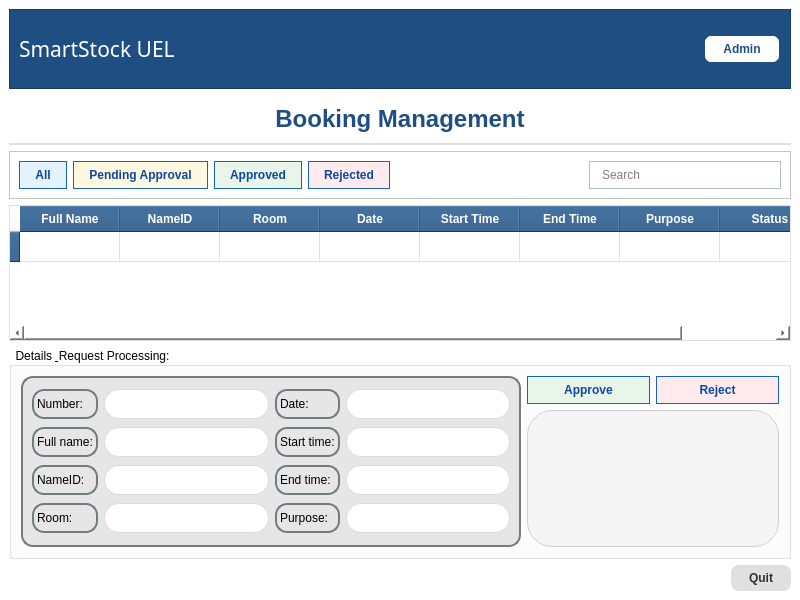
<?xml version="1.0" encoding="UTF-8"?>
<ui version="4.0">
 <class>MainWindow</class>
 <widget class="QMainWindow" name="MainWindow">
  <property name="geometry">
   <rect>
    <x>0</x>
    <y>0</y>
    <width>800</width>
    <height>600</height>
   </rect>
  </property>
  <property name="minimumSize">
   <size>
    <width>100</width>
    <height>120</height>
   </size>
  </property>
  <property name="windowTitle">
   <string>MainWindow</string>
  </property>
  <widget class="QWidget" name="centralwidget">
   <property name="styleSheet">
    <string notr="true">background-color: rgb(255, 255, 255);</string>
   </property>
   <layout class="QVBoxLayout" name="verticalLayout_2">
    <item>
     <widget class="QFrame" name="frame">
      <property name="minimumSize">
       <size>
        <width>0</width>
        <height>80</height>
       </size>
      </property>
      <property name="maximumSize">
       <size>
        <width>16777215</width>
        <height>80</height>
       </size>
      </property>
      <property name="styleSheet">
       <string notr="true">background-color: #1f4f82;</string>
      </property>
      <property name="frameShape">
       <enum>QFrame::StyledPanel</enum>
      </property>
      <property name="frameShadow">
       <enum>QFrame::Raised</enum>
      </property>
      <layout class="QHBoxLayout" name="horizontalLayout_2">
       <item>
        <layout class="QHBoxLayout" name="horizontalLayout">
         <item>
          <widget class="QLabel" name="label_3">
           <property name="font">
            <font>
             <family>Baskerville Old Face</family>
             <pointsize>16</pointsize>
            </font>
           </property>
           <property name="styleSheet">
            <string notr="true">color: rgb(255, 255, 255);</string>
           </property>
           <property name="text">
            <string>SmartStock UEL</string>
           </property>
           <property name="alignment">
            <set>Qt::AlignLeading|Qt::AlignLeft|Qt::AlignVCenter</set>
           </property>
          </widget>
         </item>
        </layout>
       </item>
       <item>
        <spacer name="horizontalSpacer">
         <property name="orientation">
          <enum>Qt::Horizontal</enum>
         </property>
         <property name="sizeHint" stdset="0">
          <size>
           <width>40</width>
           <height>20</height>
          </size>
         </property>
        </spacer>
       </item>
       <item>
        <widget class="QPushButton" name="pushButton">
         <property name="styleSheet">
          <string notr="true">QPushButton {
    background-color: white;
    color: #1F4F82;
    border: 1.5px solid #1F4F82;
    border-radius: 8px;
    padding: 6px 18px;
    font-weight: 600;
}

QPushButton:hover {
    background-color: #1F4F82;
    color: white;
}

QPushButton:pressed {
    background-color: #163B63;
    color: white;
}</string>
         </property>
         <property name="text">
          <string>Admin</string>
         </property>
         <property name="icon">
          <iconset>
           <normaloff>../img/admin.png</normaloff>../img/admin.png</iconset>
         </property>
        </widget>
       </item>
      </layout>
     </widget>
    </item>
    <item>
     <widget class="QLabel" name="label_2">
      <property name="font">
       <font>
        <pointsize>-1</pointsize>
        <weight>75</weight>
        <bold>true</bold>
       </font>
      </property>
      <property name="styleSheet">
       <string notr="true">QLabel {
    font-size: 24px;
    font-weight: bold;
    color: #1F4F82;
    padding: 10px;
    border-bottom: 2px solid #E0E0E0;
}</string>
      </property>
      <property name="text">
       <string>Booking Management</string>
      </property>
      <property name="alignment">
       <set>Qt::AlignCenter</set>
      </property>
     </widget>
    </item>
    <item>
     <widget class="QFrame" name="frame_2">
      <property name="frameShape">
       <enum>QFrame::StyledPanel</enum>
      </property>
      <property name="frameShadow">
       <enum>QFrame::Raised</enum>
      </property>
      <layout class="QHBoxLayout" name="horizontalLayout_3">
       <item>
        <widget class="QPushButton" name="pushButton_4">
         <property name="font">
          <font>
           <weight>62</weight>
           <bold>true</bold>
          </font>
         </property>
         <property name="styleSheet">
          <string notr="true">QPushButton {
    background-color: #E3F2FD;
    border: 1px solid #1565C0;
    border-radius: 15px;
    padding: 6px 15px;
    color: #0D47A1;
    font-weight: 500;
}

QPushButton:checked {
    background-color: #1565C0;
    color: white;
}

QPushButton:hover {
    background-color: #1E88E5;
    color: white;
}</string>
         </property>
         <property name="text">
          <string>All</string>
         </property>
         <property name="icon">
          <iconset>
           <normaloff>../img/all.png</normaloff>../img/all.png</iconset>
         </property>
        </widget>
       </item>
       <item>
        <widget class="QPushButton" name="pushButtonChoDuyet">
         <property name="styleSheet">
          <string notr="true">QPushButton {
    background-color:#FFF8E1;
    border: 1px solid #1565C0;
    border-radius: 15px;
    padding: 6px 15px;
    color: #0D47A1;
    font-weight: 500;
}

QPushButton:checked {
    background-color: #1565C0;
    color: white;
}

QPushButton:hover {
    background-color: #1E88E5;
    color: white;
}</string>
         </property>
         <property name="text">
          <string>Pending Approval</string>
         </property>
         <property name="icon">
          <iconset>
           <normaloff>../img/pending approval.png</normaloff>../img/pending approval.png</iconset>
         </property>
        </widget>
       </item>
       <item>
        <widget class="QPushButton" name="pushButton_3">
         <property name="styleSheet">
          <string notr="true">QPushButton {
    background-color: #E8F5E9;
    border: 1px solid #1565C0;
    border-radius: 15px;
    padding: 6px 15px;
    color: #0D47A1;
    font-weight: 500;
}

QPushButton:checked {
    background-color: #1565C0;
    color: white;
}

QPushButton:hover {
    background-color: #1E88E5;
    color: white;
}</string>
         </property>
         <property name="text">
          <string>Approved</string>
         </property>
         <property name="icon">
          <iconset>
           <normaloff>../img/approval.png</normaloff>../img/approval.png</iconset>
         </property>
        </widget>
       </item>
       <item>
        <widget class="QPushButton" name="pushButton_5">
         <property name="styleSheet">
          <string notr="true">QPushButton {
    background-color: #FFEBEE;
    border: 1px solid #1565C0;
    border-radius: 15px;
    padding: 6px 15px;
    color: #0D47A1;
    font-weight: 500;
}

QPushButton:checked {
    background-color: #1565C0;
    color: white;
}

QPushButton:hover {
    background-color: #1E88E5;
    color: white;
}</string>
         </property>
         <property name="text">
          <string>Rejected</string>
         </property>
         <property name="icon">
          <iconset>
           <normaloff>../img/rejected.png</normaloff>../img/rejected.png</iconset>
         </property>
        </widget>
       </item>
       <item>
        <spacer name="horizontalSpacer_4">
         <property name="orientation">
          <enum>Qt::Horizontal</enum>
         </property>
         <property name="sizeHint" stdset="0">
          <size>
           <width>137</width>
           <height>20</height>
          </size>
         </property>
        </spacer>
       </item>
       <item>
        <widget class="QLineEdit" name="lineEditSearch">
         <property name="styleSheet">
          <string notr="true">QLineEdit {
    background-color: white;
    border: 1px solid #B0BEC5;
    border-radius: 15px;
    padding: 5px 10px;
}</string>
         </property>
         <property name="placeholderText">
          <string>Search</string>
         </property>
        </widget>
       </item>
      </layout>
     </widget>
    </item>
    <item>
     <widget class="QTableWidget" name="tableWidgetMyBookings">
      <property name="styleSheet">
       <string notr="true">QTableWidget {
    border: 1px solid #E0E0E0;
    gridline-color: #E0E0E0;
    font-size: 13px;
}

QHeaderView::section {
    background-color: #1F4F82;
    color: white;
    font-weight: bold;
    padding: 4px;
}</string>
      </property>
      <row>
       <property name="text">
        <string/>
       </property>
      </row>
      <column>
       <property name="text">
        <string>Full Name</string>
       </property>
      </column>
      <column>
       <property name="text">
        <string>NameID</string>
       </property>
      </column>
      <column>
       <property name="text">
        <string>Room</string>
       </property>
      </column>
      <column>
       <property name="text">
        <string>Date</string>
       </property>
      </column>
      <column>
       <property name="text">
        <string>Start Time</string>
       </property>
      </column>
      <column>
       <property name="text">
        <string>End Time</string>
       </property>
      </column>
      <column>
       <property name="text">
        <string>Purpose</string>
       </property>
      </column>
      <column>
       <property name="text">
        <string>Status</string>
       </property>
      </column>
      <item row="0" column="0">
       <property name="text">
        <string/>
       </property>
      </item>
     </widget>
    </item>
    <item>
     <widget class="QGroupBox" name="groupBox">
      <property name="styleSheet">
       <string notr="true">QFrame {
    background-color: #f5f5f5;
    border-radius: 25px;
    border: 1px solid #d0d0d0;
}</string>
      </property>
      <property name="title">
       <string>Details &amp; Request Processing:</string>
      </property>
      <layout class="QHBoxLayout" name="horizontalLayout_5">
       <item>
        <widget class="QFrame" name="frame_3">
         <property name="minimumSize">
          <size>
           <width>500</width>
           <height>100</height>
          </size>
         </property>
         <property name="styleSheet">
          <string notr="true">QFrame {
    background-color: #e6e6e6;
    border: 2px solid #6f7c80;
    border-radius: 12px;
}</string>
         </property>
         <property name="frameShape">
          <enum>QFrame::StyledPanel</enum>
         </property>
         <property name="frameShadow">
          <enum>QFrame::Raised</enum>
         </property>
         <layout class="QHBoxLayout" name="horizontalLayout_6">
          <item>
           <layout class="QGridLayout" name="gridLayout_3">
            <item row="0" column="0">
             <widget class="QLabel" name="label_10">
              <property name="styleSheet">
               <string notr="true">/* TRANG TRÍ Ô NHẬP LIỆU (QLineEdit) */
QLineEdit {
    background-color: #FFFFFF; /* Nền trắng sáng */
    border: 2px solid #CFD8DC; /* Viền xám nhạt, thanh lịch */
    
    /* Bo góc 15px (bằng đúng 1/2 chiều cao 30px đã set ở Bước 1) */
    border-radius: 15px; 
    
    /* Đẩy chữ thụt vào trong 15px để không bị dính vào góc bo tròn */
    padding: 2px 15px; 
    
    color: #333333; /* Màu chữ xám đen dễ đọc */
    font-size: 13px;
}

/* HIỆU ỨNG KHI CLICK VÀO ĐỂ GÕ CHỮ (Focus) */
QLineEdit:focus {
    border: 2px solid #1565C0; /* Đổi viền sang màu xanh dương đậm */
    background-color: #F8FBFF; /* Nền chuyển sang xanh nhạt rất êm mắt */
}

/* HIỆU ỨNG KHI Ô NHẬP BỊ KHÓA (ReadOnly / Disabled) */
QLineEdit:disabled, QLineEdit[readOnly=&quot;true&quot;] {
    background-color: #F5F5F5; /* Nền xám báo hiệu không được nhập */
    border: 2px solid #E0E0E0;
    color: #9E9E9E;
}</string>
              </property>
              <property name="text">
               <string>Number:</string>
              </property>
             </widget>
            </item>
            <item row="0" column="1">
             <widget class="QLineEdit" name="lineEdit_9">
              <property name="styleSheet">
               <string notr="true">QFrame {
    background-color: #f8f9fb;
    border-radius: 25px;
    border: 1px solid #e0e0e0;
}

QLineEdit {
    border: 1px solid #dcdcdc;
    border-radius: 15px;
    padding: 6px;
    background-color: white;
}

QLineEdit:focus {
    border: 1px solid #4a90e2;
}
</string>
              </property>
              <property name="readOnly">
               <bool>true</bool>
              </property>
             </widget>
            </item>
            <item row="0" column="2">
             <widget class="QLabel" name="label_5">
              <property name="text">
               <string>Date:</string>
              </property>
             </widget>
            </item>
            <item row="0" column="3">
             <widget class="QLineEdit" name="lineEdit_8">
              <property name="styleSheet">
               <string notr="true">QFrame {
    background-color: #f8f9fb;
    border-radius: 25px;
    border: 1px solid #e0e0e0;
}

QLineEdit {
    border: 1px solid #dcdcdc;
    border-radius: 15px;
    padding: 6px;
    background-color: white;
}

QLineEdit:focus {
    border: 1px solid #4a90e2;
}</string>
              </property>
              <property name="readOnly">
               <bool>true</bool>
              </property>
             </widget>
            </item>
            <item row="1" column="0">
             <widget class="QLabel" name="label">
              <property name="text">
               <string>Full name:</string>
              </property>
             </widget>
            </item>
            <item row="1" column="1">
             <widget class="QLineEdit" name="lineEdit_2">
              <property name="styleSheet">
               <string notr="true">QFrame {
    background-color: #f8f9fb;
    border-radius: 25px;
    border: 1px solid #e0e0e0;
}

QLineEdit {
    border: 1px solid #dcdcdc;
    border-radius: 15px;
    padding: 6px;
    background-color: white;
}

QLineEdit:focus {
    border: 1px solid #4a90e2;
}</string>
              </property>
              <property name="readOnly">
               <bool>true</bool>
              </property>
             </widget>
            </item>
            <item row="1" column="2">
             <widget class="QLabel" name="label_7">
              <property name="styleSheet">
               <string notr="true">/* TRANG TRÍ Ô NHẬP LIỆU (QLineEdit) */
QLineEdit {
    background-color: #FFFFFF; /* Nền trắng sáng */
    border: 2px solid #CFD8DC; /* Viền xám nhạt, thanh lịch */
    
    /* Bo góc 15px (bằng đúng 1/2 chiều cao 30px đã set ở Bước 1) */
    border-radius: 15px; 
    
    /* Đẩy chữ thụt vào trong 15px để không bị dính vào góc bo tròn */
    padding: 2px 15px; 
    
    color: #333333; /* Màu chữ xám đen dễ đọc */
    font-size: 13px;
}

/* HIỆU ỨNG KHI CLICK VÀO ĐỂ GÕ CHỮ (Focus) */
QLineEdit:focus {
    border: 2px solid #1565C0; /* Đổi viền sang màu xanh dương đậm */
    background-color: #F8FBFF; /* Nền chuyển sang xanh nhạt rất êm mắt */
}

/* HIỆU ỨNG KHI Ô NHẬP BỊ KHÓA (ReadOnly / Disabled) */
QLineEdit:disabled, QLineEdit[readOnly=&quot;true&quot;] {
    background-color: #F5F5F5; /* Nền xám báo hiệu không được nhập */
    border: 2px solid #E0E0E0;
    color: #9E9E9E;
}</string>
              </property>
              <property name="text">
               <string>Start time:</string>
              </property>
             </widget>
            </item>
            <item row="1" column="3">
             <widget class="QLineEdit" name="lineEdit_7">
              <property name="styleSheet">
               <string notr="true">QFrame {
    background-color: #f8f9fb;
    border-radius: 25px;
    border: 1px solid #e0e0e0;
}

QLineEdit {
    border: 1px solid #dcdcdc;
    border-radius: 15px;
    padding: 6px;
    background-color: white;
}

QLineEdit:focus {
    border: 1px solid #4a90e2;
}</string>
              </property>
              <property name="readOnly">
               <bool>true</bool>
              </property>
             </widget>
            </item>
            <item row="2" column="0">
             <widget class="QLabel" name="label_4">
              <property name="text">
               <string>NameID:</string>
              </property>
             </widget>
            </item>
            <item row="2" column="1">
             <widget class="QLineEdit" name="lineEdit_3">
              <property name="styleSheet">
               <string notr="true">QFrame {
    background-color: #f8f9fb;
    border-radius: 25px;
    border: 1px solid #e0e0e0;
}

QLineEdit {
    border: 1px solid #dcdcdc;
    border-radius: 15px;
    padding: 6px;
    background-color: white;
}

QLineEdit:focus {
    border: 1px solid #4a90e2;
}</string>
              </property>
              <property name="readOnly">
               <bool>true</bool>
              </property>
             </widget>
            </item>
            <item row="2" column="2">
             <widget class="QLabel" name="label_9">
              <property name="text">
               <string>End time:</string>
              </property>
             </widget>
            </item>
            <item row="2" column="3">
             <widget class="QLineEdit" name="lineEdit_6">
              <property name="styleSheet">
               <string notr="true">QFrame {
    background-color: #f8f9fb;
    border-radius: 25px;
    border: 1px solid #e0e0e0;
}

QLineEdit {
    border: 1px solid #dcdcdc;
    border-radius: 15px;
    padding: 6px;
    background-color: white;
}

QLineEdit:focus {
    border: 1px solid #4a90e2;
}</string>
              </property>
              <property name="readOnly">
               <bool>true</bool>
              </property>
             </widget>
            </item>
            <item row="3" column="0">
             <widget class="QLabel" name="label_6">
              <property name="text">
               <string>Room:</string>
              </property>
             </widget>
            </item>
            <item row="3" column="1">
             <widget class="QLineEdit" name="lineEdit_4">
              <property name="styleSheet">
               <string notr="true">QFrame {
    background-color: #f8f9fb;
    border-radius: 25px;
    border: 1px solid #e0e0e0;
}

QLineEdit {
    border: 1px solid #dcdcdc;
    border-radius: 15px;
    padding: 6px;
    background-color: white;
}

QLineEdit:focus {
    border: 1px solid #4a90e2;
}</string>
              </property>
              <property name="readOnly">
               <bool>true</bool>
              </property>
             </widget>
            </item>
            <item row="3" column="2">
             <widget class="QLabel" name="label_8">
              <property name="text">
               <string>Purpose:</string>
              </property>
             </widget>
            </item>
            <item row="3" column="3">
             <widget class="QLineEdit" name="lineEdit_5">
              <property name="styleSheet">
               <string notr="true">QFrame {
    background-color: #f8f9fb;
    border-radius: 25px;
    border: 1px solid #e0e0e0;
}

QLineEdit {
    border: 1px solid #dcdcdc;
    border-radius: 15px;
    padding: 6px;
    background-color: white;
}

QLineEdit:focus {
    border: 1px solid #4a90e2;
}</string>
              </property>
              <property name="readOnly">
               <bool>true</bool>
              </property>
             </widget>
            </item>
           </layout>
          </item>
         </layout>
        </widget>
       </item>
       <item>
        <layout class="QVBoxLayout" name="verticalLayout">
         <item>
          <layout class="QHBoxLayout" name="horizontalLayout_4">
           <item>
            <widget class="QPushButton" name="pushButton_6">
             <property name="styleSheet">
              <string notr="true">QPushButton {
    background-color: #E8F5E9;
    border: 1px solid #1565C0;
    border-radius: 15px;
    padding: 6px 15px;
    color: #0D47A1;
    font-weight: 500;
}

QPushButton:checked {
    background-color: #1565C0;
    color: white;
}

QPushButton:hover {
    background-color: #1E88E5;
    color: white;
}</string>
             </property>
             <property name="text">
              <string>Approve</string>
             </property>
            </widget>
           </item>
           <item>
            <widget class="QPushButton" name="pushButton_7">
             <property name="styleSheet">
              <string notr="true">QPushButton {
    background-color: #FFEBEE;
    border: 1px solid #1565C0;
    border-radius: 15px;
    padding: 6px 15px;
    color: #0D47A1;
    font-weight: 500;
}

QPushButton:checked {
    background-color: #1565C0;
    color: white;
}

QPushButton:hover {
    background-color: #1E88E5;
    color: white;
}</string>
             </property>
             <property name="text">
              <string>Reject</string>
             </property>
            </widget>
           </item>
          </layout>
         </item>
         <item>
          <widget class="QTextEdit" name="txtLyDoTuChoi"/>
         </item>
        </layout>
       </item>
      </layout>
     </widget>
    </item>
    <item>
     <layout class="QHBoxLayout" name="horizontalLayout_7">
      <item>
       <spacer name="horizontalSpacer_2">
        <property name="orientation">
         <enum>Qt::Horizontal</enum>
        </property>
        <property name="sizeHint" stdset="0">
         <size>
          <width>775</width>
          <height>20</height>
         </size>
        </property>
       </spacer>
      </item>
      <item>
       <spacer name="horizontalSpacer_3">
        <property name="orientation">
         <enum>Qt::Horizontal</enum>
        </property>
        <property name="sizeHint" stdset="0">
         <size>
          <width>40</width>
          <height>20</height>
         </size>
        </property>
       </spacer>
      </item>
      <item>
       <widget class="QPushButton" name="pushButtonQuit">
        <property name="styleSheet">
         <string notr="true">QPushButton {
    background-color: #E0E0E0;
    color: #333333;
    border-radius: 8px;
    padding: 6px 18px;
    font-weight: bold;
}

QPushButton:hover {
    background-color: #CFCFCF;
}

QPushButton:pressed {
    background-color: #B8B8B8;
}</string>
        </property>
        <property name="text">
         <string>Quit</string>
        </property>
       </widget>
      </item>
     </layout>
    </item>
   </layout>
  </widget>
 </widget>
 <resources/>
 <connections/>
</ui>
